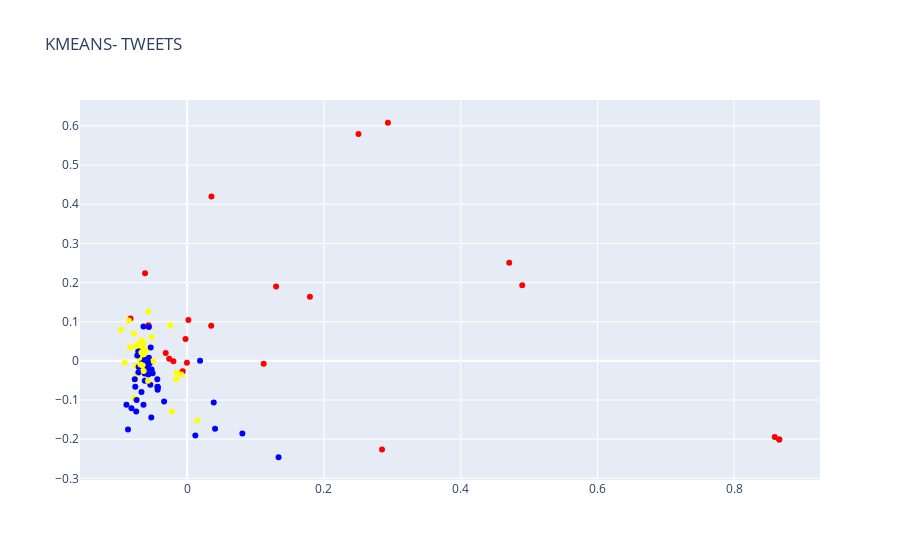

Notebook code for this chart:
### Markdown cell above
### Gráfico de agrupaciones de Tweets:

### Code cell
trace = go.Scatter(x=result['X'].values,
                   y=result['Y'].values,
                   text=result['texto'].values,
                   mode='markers',
                   marker=dict(color=result['colores'].values)) 

layout = go.Layout(title="KMEANS- TWEETS")

fig = go.Figure(data=trace, layout=layout)
iplot(fig)

### Figure 1 — Plotly figure (JSON) as saved in the notebook; plotly's stock layout.template omitted (floating-point values rounded to 4 significant figures)
{"data": [{"marker": {"color": ["blue", "yellow", "red", "blue", "blue", "yellow", "blue", "blue", "blue", "yellow", "blue", "red", "blue", "red", "red", "blue", "red", "yellow", "red", "blue", "blue", "blue", "blue", "blue", "red", "red", "blue", "red", "yellow", "yellow", "blue", "blue", "blue", "red", "yellow", "yellow", "red", "yellow", "blue", "blue", "blue", "yellow", "yellow", "blue", "blue", "blue", "blue", "yellow", "red", "blue", "blue", "blue", "yellow", "blue", "blue", "red", "blue", "yellow", "blue", "yellow", "red", "blue", "blue", "blue", "red", "blue", "yellow", "yellow", "yellow", "red", "yellow", "yellow", "yellow", "blue", "blue", "yellow", "blue", "yellow", "blue", "red", "blue", "red", "red", "yellow", "red", "red", "yellow", "yellow", "yellow", "blue", "yellow", "blue", "blue", "yellow", "yellow", "blue", "blue", "blue", "blue", "yellow", "blue", "yellow", "yellow", "red", "yellow", "blue", "yellow", "yellow", "red", "blue"]}, "mode": "markers", "text": ["   Ni hablar del matarife", "Estos chimbos  pobres engendros del  están tan cansados que la cabeza sólo tienes es   ", "  en Colombia no se atreven divulgar por miedo a  y a quedar sin pauta publicitaria. \n\n ", " ojo con el matarife", "Gracias  por erradicar la propaganda fascista que tenía montada la recua uribista en Twitter. Se siente una tranquilidad no encontrarse con los tales Arizabaleta, Ghitis, Yamhure y demás lavaperros del Matarife con sus ht de 💩. ¡Gracias mil!", "  ha sacrificado la via de miles de Jovenes Colombianos pero a lass Divas twitteras les importan más la vida de las gallinas, q igual no iban a morir de viejas.", " Puras noticias basura al mando de los grandes poderes como el Matarife", " Dios (Matarife)\nPatria (El Uberrimo)", "Senador  devuèlvale el celular al matarife JJAJAJAJAJJAAJ ", "   Ya sabemos para que son buenos el  y su centro demoniaco!!", "“Si a usted le dicen ‘matarife’ debe ser de cariño”: El trino que 'Matador' le dedicó a Uribe ", "Gracias al petardo Duque y su Jefe.... \"Matarife\" ", "Te hablan matarife.  ", "Cuál es el peor presidente de la historia de Colombia, Andrés Pastrana, El Matarife o Ivan Duque?\nAyuda! Es para llenar un crucigrama! 🤔🤔🤔🤔", " Ya todo el mundo sabe que usted es un uribestia  una mala persona que le vale mierda el país  es que lo salvó el fútbol porque si no fuera por el fútbol estaría comiendo de la basura  o depronto hasta traketin  un grupo paramilitar  obedeciendo órdenes del matarife", " Pinocho  matarife", " El paró no lo para nadie hasta lograr libertar Colombia de este narcogobierno asesino terrorista del titere , narcotraficante de Iván duque y el matarife Álvaro Uribe Vélez", " No. De todas formas no habrá elecciones de acuerdo a los planes del  entonces más vale pajaro en mano que...", "El próximo año NO nos dejaremos robar las elecciones por el uribismo. El matarife podrá tener paramilitares y narcotraficantes a su favor pero Colombia en su mayoría es antiuribista.", "Los que quieren perpetuar el conflicto son el Matarife, sus socios mafiosos y toda ese sector rancio de la sociedad que cree que el fin justifica los medios! Necesitamos una policía postconflicto que sea referente de autoridad, cumpla la ley y proteja la vida! ", " Nos quieren mantener en guerra, de acuerdo con la doctrina del matarife.", "Vamos por el millón de uribestias marchando a favor del matarife  ", "  Ninguna cantidad de evidencias, pruebas, explicaciones, argumentos, verdades, testimonios, logrará convencer a un idiota adoctrinado, fanático, Matarife uribestia\n\n", " JAJAJAJAJA. Me encanta ver como MATARIFE esta de asustado. Nos vemos en el 22 paraco hijueputa", "  Él paró no lo para nadie hasta lograr libertar Colombia de este narcogobierno asesino terrorista de él títere de Iván duque y el matarife Álvaro Uribe Vélez. Él paró no lo para nadie hasta lograr libertar Colombia de este narcogobierno títere de Iván duque y el matarife Uribe", "  Desde Colombia denunció públicamente a la Sra Maria Corina Machado que recibe dinero del Narcotráfico de mi país. Maria Corina Machado es financiada por el narcogobierno asesino terrorista de Iván duque y el matarife Álvaro Uribe Vélez. Maria Corina Machado es Narcotraficante", " No hables basura que la banda criminal llamada policía está masacrando a diestra y siniestra por favor sea más coherente ya le falta poco para convertirse en la MATARIFE! version mujer!!!! No se iguale a Alvarito el paraquito!!! 🤬🤬🤬🤬🤬🤬", " Casteochavista quiere todo regalado, el estado no está para mantener vagos ... etc etc etc \nPopulismo en su máxima expresión ahora que ve caído su partido político y su imagen ante el mundo se está desenmascarando\nVas a pagar matarife y nada puede detener el peso de lo que viene", "  Obvio no, no somos ilusos, sabemos que a los Uribistas no les interesa nada, solo estar bien ellos y aceptar todo lo que diga el Matarife. No se preocupe que a nosotros la suya nos importa menos y más ahora que están al borde de la extinción 😬", " El chiste se cuenta por si solo no se supone que este gobierno seria el mas austero.\nJajaja hay sñr Matarife ya usted no sabe con que salir.", "  Es orden de MATARIFE.", "Esta seguro matarife???, por que si fue multitudinaria apoteósica y duradera, en paz , hasta cuando llegaron los policías disfrazados de vándalos. ", "Ya se han tumbado dos reformas,\nYa quiero ver la caída del Matarife y de su Títere\n \n \n", "  La nueva canciller de Colombia ostenta varios títulos: es la hermana de un traficante de heroína, es la socia del narco traqueto y paraco Memo Fantasma y es el enlace del  con los paramilitares. Qué mejores credenciales para ocupar el cargo no? .@JoeBiden .@KamalaHarris", " El expresidente Pepe Mujica pasará a la historia como un humanistas y uno de los más notables del mundo. \nNuestros ex presidentes pasarán a la historia por ser CORRUPTOS MAFIOSOS Y ASESINOS \nSobre todo el  \n ", " Yo no voté por  nunca me convenció, lo grave es que ahora tenemos la versión 2 de  en Bogotá", "  Lamentablemente las consecuencias de las decisiones de Duque y MATARIFE", "Paracol radio y RCN miente nunca mostrarán esto. Por más que los mencioné. Solo ponen lo que el matarife les ordene 🙄 ", "Como decía el matarife cuando quitó las horas extras dominicales y demás, trabajar, trabajar y trabajar y por debajo era robar, masacrar y despojar.\n\n\n \n \n \n ", "  Piense viejo a vos el matarife tampoco te conoce jajajaja", "  La señora seguramente está inconforme con el criminal gobierno del matarife , pero por qué tiene que seguir o creer en el mediocre mal perdedor procomunista de su mesías??   ", "¿Se habían ha preparado el Uribato y  para este momento o les cogio por sorpresa? Todo indica que ni se lo imaginaron e improvisan a medida que se presentan lo hechos, lo único que tienen decidido es no negociar y hacer el caos al estilo de Pablo.", "  La manera tan ruin como el  atento contra la salud de todos los colombianos. Ese tipo es un criminal con corbata. ", "           Dígales que Plomo es lo que hay y que plomo están dando. Siga el ejemplo de MATARIFE", "   Eso nos resbala, Matarife es lo mas horrendo", " Sigue adelante, ellos caerán en depresión cuando el matarife no tenga más argumentos y sea procesado por sus múltiples asesinatos.", "     Gracias a Ratasquilla, MATARIFE y el Cerdito", " Usted lleva 20 años engañando al pueblo ", " Partiendo porque el pais lo maneja Uribe y no Duque, tiene razon, de una u otra manera deben estar organizando las fichas pa la ultima jugada de este gobierno, saben que este partido político se les cayó, pero no seria el 1er que se le cae al matarife toca tener bn los 👀 encima.", " La orden del matarife es que cuesten 2.000, ya se van acercando.", " Toca es quitarle los escoltas al matarife, si ese genocida ya no hace parte del gobierno porque nos toca pagarle escoltas", "Qué tal la Canciller colombiana. De verdad que hasta vergüenza da. El Títere y Matarife siguen metiendo la pata en todo. ", "    Pero si seguimos en el mismo gobierno del títere y el Matarife... 🥱 Estos Uribistas y sus pensamientos jajajaja.", "     Ojalá que la CIDH, condene rápido al TITERE por los muertos de los paros del 19, 20, 21 y al MATARIFE por los 6.402 falsos positivos y Usted Sra Atenida y su Flia preparense a devolver todo lo que le han robado al estado. Corruptos.", " MATARIFE EL INNOMBRABLE HIJUEPUTA", " Jajajaja el  y su plaga por más de 20 años en el poder y usted viene a decir que la culpa que el país esté vuelto mierda es Petro? Definitivamente estos hijueputas Uribestias no les corre sangre por esa jeta. Lo único que tienen en esa cabeza es materia, pero fecal!", " Cínismo, hipocresía y mitomanía de ese genocida despreciable que se ha lucrado con la sangre de inocentes Colombianos.\nNunca olvidar esta cifra: 6.402 jóvenes asesinados por este matarife bajo sus mandatos!!!😡👎🏽", " Ay mi Matarife gonorreita, estas atemorizado no? Intentando atraer incautos con el mismo cuento de siempre pero ahora a otro nivel: \"Que paguen los mas pudientes\". TE VAMOS A SACAR EL 22 PERRO GENOCIDA", "  Payaso para que se extiende? Todos entendemos que hay que pagarle algo al abogado del Matarife", " Lo que decía Matarife en su época de presidente cuando más de la mitad era un borrego suyo a ojo cerrado: \" A Colombia lo que la está matando es la pereza lo que la tenemos que recortar son las horas de sueño\"\nLo que dice ahora que sabe que va caer: Que paguen los mas pudientes😂", " MATARIFE lleva como 1 semana insistiendo que\" paguen los más pudientes\" eso es lo que vamos a hacer matarife (por que nosotros somos lo que aprobamos la reforma) deje de decirlo que igual lo vamos a sacar el 22. Lo bueno es que nos damos cuenta de lo atemorizado que está", " para el presidiario y matarife de Polombia y sus secuaces, porque saben que hasta ahí les llega la Feria de lo Público, el despojo de tierras y la tanatopolítica (muerte como prioridad)", "El titular debe ser \"hermana de Jaime Lombana es nueva Ministra\".Eso de ser servil y mandadero del matarife produce resultados    ", "  Hombre, publicó viendo en su propio espejo el póster del matarife: los adjetivos, epítetos, diatribas y lamentos componen la letanía que en adelante van a seguir entonando en los corrales del uribismo. Lloren, renieguen, insulten... ya se les pasará la tusa !!", " jajajja. así lo hizo ud  le vendió en campaña para elegir un inepto como presidente. con su frase \n\"Nos vamos a volver como Venezuela\"\nEl peor cáncer de Colombia es ud y su partido de hampones.", " trash una larga noche de violaciones y maltratos del  logró abrir la la romelia Dosquebradas. Muy valiente el pupilo del matarife mandando en la noche a sus matones cuando no había defensoría del pueblo ni verificación  ", "  Me imagino que se refiere al  no sea mezquino y huevoncito!", "   Uribe, matarife renunció al senado, para no ser juzgado por la corte penal, ahora es simplemente un ex presidiario que pronto volverá a ser juzgado por todos sus crímenes y vínculos con el narco tráfico y a la cárcel derechito", "  La cabal, la loca Paloma, el perro rabioso de Mejía y al lambon  de Nieto Loaiza...son de la misma lista q hay q acabar...no más de esos nefastos seguidores del Matarífe, si..El enano paraco.", " Plural, lo que le han hecho al país, acuerdese que uds votaron por Santos por consejo del Carnicero de los Andes o ", "En este país todo es presunto... \nComo la humanidad e inteligencia del sub.\nComo la honorabilidad e inocencia del matarife.\nComo la ética y valores de la gente de bien.", "   Recuerda que ellos solo repiten lo que dice el Matarife, traidor porque no quiso ser más el títere de ese genocida, no te desgastes, ellos no piensan por si solos, solo repite", " Vea viejo marica o quienes le manejan esta red al matarife... Dejen de meterle ideas a la gente sus cuentos chimbos ya nadie se los creen... Solo sus Lame suelas y ladrones como usted creen aún", "  yo sé que con una mente y un alma tan  asquerosas como la suya  olvida cosas para logras seguir existiendo pero le recuerdo que en el poder siguen los mismos paracos desplazadores  genocidas corruptos narcotraficantes de hace 20 años osea matarife y sus bandidos.", " La hermana menor de Jaime Lombana, el abogado del matarife, así functionality este platanal.", "   Para los que culpan a la pandemia es un fenómeno mundial no local entonces no es excusa.\nTanto imbécil defendiendo un gobierno que solo aporta devolviendo favores políticos y en protegerle la espalda al matarife\nQue malgasta y desaparece los recursos", " Muy bonita su estrategia... El matarife debe estar muy orgulloso de usted.", "   Están cubriendo la espalda al  y sus esbirros!", "A Uribe alias el matarife sólo le queda amarrarse la piedra al pescuezo q dijo el mismo y tirarse al río Magdalena o q salga alas calles A ver q le dice el pueblo colombiano.", "  Andres Gonorrea patraña cuanta Cocaina le dan a ud el Narcotraficante Iván duque y el matarife Álvaro Uribe Vélez para estar criticando los problemas de otro país. Deje lo Gonorrea ud no ve la Masacre que hay en Colombia deje lo Gonorrea", " que tal este Matarife será que no ha escuchado las arengas en el paro? No se ha enterado que el pueblo está hastiado de uribismo. Respaldo total a Daniel Quintero alcalde elegido por el pueblo.", "  Andrés Pastrana que inmoral es ud cuanto le paga el Narcotraficante Iván duque y el matarife Álvaro Uribe Vélez cuánta cocaína le dan para estar criticando a otro país. Deje lo gonorrea ud . No se da cuenta la Masacre que hay en Colombia y ud pendiente de Venezuela . Gonorrea", "  Gracias a el Narcotraficante y Títere de Iván duque y el matarife Álvaro Uribe Vélez Colombia es el primer productor de cocaína en el mundo. Gracias a el Narcotraficante y Títere de Iván duque y el matarife Álvaro Uribe Vélez Colombia es el primer productor de cocaína en el mundo", " Aprendió rápido de su mentor  sacando el cuerpo para luego lavarse las manos  ", " Gracias a el Narcotraficante y Títere de Iván duque y el matarife Álvaro Uribe Vélez Colombia es el primer productor de cocaína en el mundo", "  Gracias a el Narcotraficante y Títere  de Iván duque y el Matarife Álvaro Uribe Vélez Colombia es el primer productor de Cocaína en el Mundo. Gracias a el Narcotraficante y Títere de Iván duque y el matarife Álvaro Uribe Vélez Colombia es el primer productor de cocaína en elmundo", " Hasta me da vergüenza decirlo 🤔😔🤔😔para el inicio del ", " Pague usted la deuda externa y los mas de 50 billones de pesos que se ha robado a lo largo de su presidencia corrupta y sus cargos con beneficios (cocaína) como el del director de la aerocivil     el  DIO LA ORDEN.", " pelo el cobre, se convirtió en La versión 2 de  ", "A la sra   se le salió su estrato cuando hablaron mal del gran amigo q para su marido es carrasquilla q lo vinculo con el gob del matarife.", "Cual EMPATIA? Mandar que ataquen a las mamás de la Primera Línea es un ASESINATO. qué tristeza que se esté convirtienfo en  2 ", " chao, matarife, chao.", "Su mayor mérito es ser la hermana de cadena, el que salvo al matarife de la cárcel... Títere? Dondeeeee!!! ", "Ahora quien es la violenta? Jamás Matarife podrá salir a una marcha como lo hizo el senador Petro. ", " Es que se están acabando las reservas de malandros secuases del gobierno, a quienes se les pueda confiar los secretos que no pueden revelarse a la comunidad internacional.\n\n y el  creen que el mundo todavía los acepta como iguales.", " Estos soquetes del uribestialismo... creen q sus pensamientos estupidos son la razón de la realidad... cuando el pais esta en esta tragedia gracias al patrón de ellos....\"El matarife\"", "  Y coincidentemente, la hermana del abogado del diablo, al que le deben mil favores por perpetuar la impunidad del matarife.", " la pagarás matarife", "Hermana de  \n\nQue no se note que el MATARIFE paga favores y tiene sus fichas en todo lado.\n\nJaime es abogado de uribe en varios de sus procesos criminales. \n\n  ", " Eso se llama indolencia y demuestra q Matarife y su corte están x encima del dolor de madre, quien de verdad siente y sufre, madre solo una y padre cualquiera. Eso es un masoquismo Rancio.", "Así es todos los días.\nCon voz y mano levantada da instrucciones a su marioneta.\n no le da pena con sus hijos? Esos pequeños sabrán que su papá es el monigote del matarife? ", " quién lo creyera, dizque Bogotá cuidadora, se está convirtiéndo en  2, siempre pensé que era uribista camuflada, por eso no vote por usted, pero asesina de su pueblo?,ni en la peor de mis pesadilla. ", " Ah, no,  eso no es ofensa.  Ofensa es un apodo como  ó  ó  ó   ó  ó  ó   Me parece loable y muy inteligente que no prestes atención a los resentidos del uribismo.", " Maravillosa forma de negociar del títere  digno pupilo del   en el día se ve haciendo show en mesas de diálogo ficticias pero cae el sol y manda sus matones a atacar", " ¿Cuántos acueductos y alcantarillados se construyeron en el gobierno de \nEs para una tarea...", " Pues así Santos tenga toda la razón, el cerdo jamás aceptará algo de él. Mejor dicho, el cerdo no, sino su jefe el matarife, no le dará permiso de dialogar jamás con Santos", "    Jajaja hpta bodega de mierda, hampon a esos que se llaman uribistas, Ese tal matarife que autorizo licencias a los narcos, donde sus familiares y personas cercanas están en la cárcel por delitos como robo al estado, narcotrafico, él que creó las convivir, más de 6402 FP.", "  El casett les quedó mal grabado, ahora investigue yno le haga caso a su jefe alias MATARIFE o el señor de las masacres.", " Que dolor Colombia inundado en sangre por culpa de una persona como usted, sedienta de venganza y rencor,  ", " Y tu jefe el matarife, cuando va a pagar por todos los crímenes??"], "type": "scatter", "x": [-0.04336, -0.07276, 0.03505, -0.04375, 0.08062, -0.06699, -0.05642, -0.05059, -0.05672, -0.06438, -0.0889, 0.2849, -0.04323, 0.13, -0.03149, -0.04324, 0.471, -0.06895, -0.002521, -0.0663, -0.05959, -0.06398, -0.05874, -0.06208, 0.49, 0.1795, -0.06605, -0.0264, -0.07519, -0.09144, -0.05256, -0.0622, 0.03875, -0.02024, -0.01554, -0.08371, 0.1118, -0.06815, -0.05607, -0.05682, -0.07146, -0.06363, -0.07385, -0.05459, -0.05887, -0.05826, 0.1336, -0.09722, -0.006613, -0.06398, -0.07602, 0.01881, 0.0149, -0.05345, -0.05398, -0.08294, -0.06947, -0.08535, -0.0669, -0.02471, -0.06167, -0.05777, -0.08661, -0.06625, 0.03545, -0.06432, -0.06085, -0.0776, -0.07027, -0.05663, -0.05237, -0.0227, -0.04972, -0.07159, -0.08152, -0.07602, -0.07672, -0.06444, -0.0711, 0.2505, -0.07303, 0.2935, 0.8659, -0.06244, 0.8659, 0.8593, -0.0567, -0.008875, -0.06701, -0.05761, -0.06074, -0.05203, 0.01186, -0.07547, -0.01625, 0.04072, -0.07464, -0.04328, -0.07405, -0.06505, -0.05608, -0.07772, -0.06345, -0.0004275, -0.0684, -0.05802, -0.06366, -0.0572, 0.001706, -0.03377], "y": [-0.06641, 0.04234, 0.08988, -0.04691, -0.1852, 0.0522, -0.01057, -0.03188, -0.01995, 0.03103, -0.1119, -0.2267, -0.06834, 0.1899, 0.02023, -0.06674, 0.2504, 0.02886, 0.05585, -0.004287, -0.01722, 0.08765, -0.006324, -0.05108, 0.1933, 0.1638, 0.01139, 0.00508, -0.01243, -0.004622, -0.1444, -0.03251, -0.1061, -0.0009295, -0.03054, 0.03401, -0.007168, -0.02384, 0.008251, -0.03454, -0.02951, 0.04473, 0.0381, -0.005099, -0.01824, -0.0133, -0.2462, 0.07916, -0.0264, -0.112, -0.06584, 0.0001829, -0.1522, 0.03402, -0.06095, 0.1084, 0.01312, 0.103, -0.07979, 0.09088, 0.2236, -0.012, -0.1752, -0.01127, 0.4201, 0.005557, 0.02446, -0.09488, 0.007446, 0.09073, 0.06112, -0.1297, -0.0001313, 0.02471, -0.1208, -0.04184, -0.04708, 0.01595, -0.01582, 0.5792, 0.01392, 0.6081, -0.201, 0.0254, -0.201, -0.1944, 0.1261, -0.03493, 0.02159, -0.003381, 0.02492, -0.02184, -0.1906, 0.03719, -0.04727, -0.1734, -0.1293, -0.07398, -0.1002, -0.01161, 0.08633, 0.07007, 0.01905, -0.004625, -0.009441, -0.01938, -0.02604, -0.05051, 0.1044, -0.1039]}], "layout": {"title": {"text": "KMEANS- TWEETS"}}}
